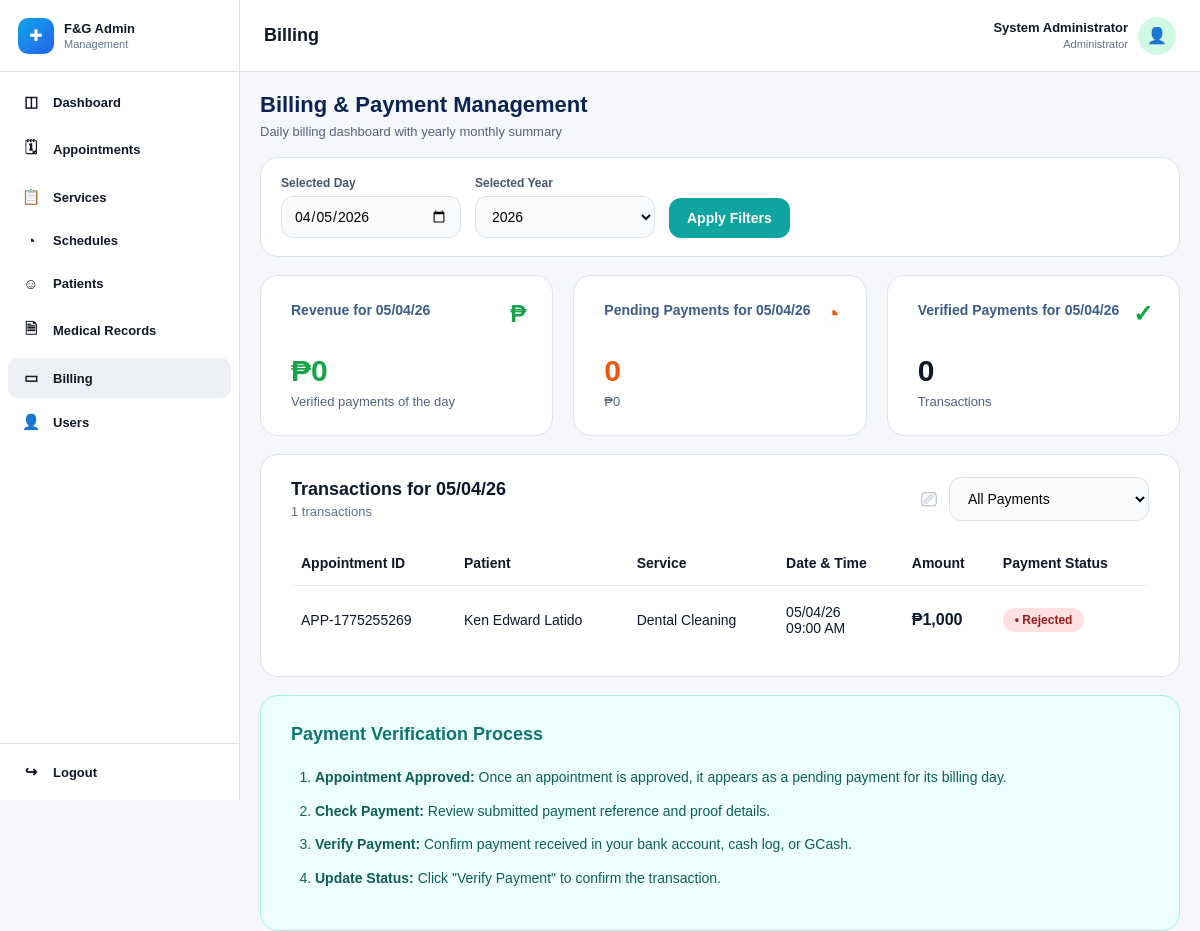
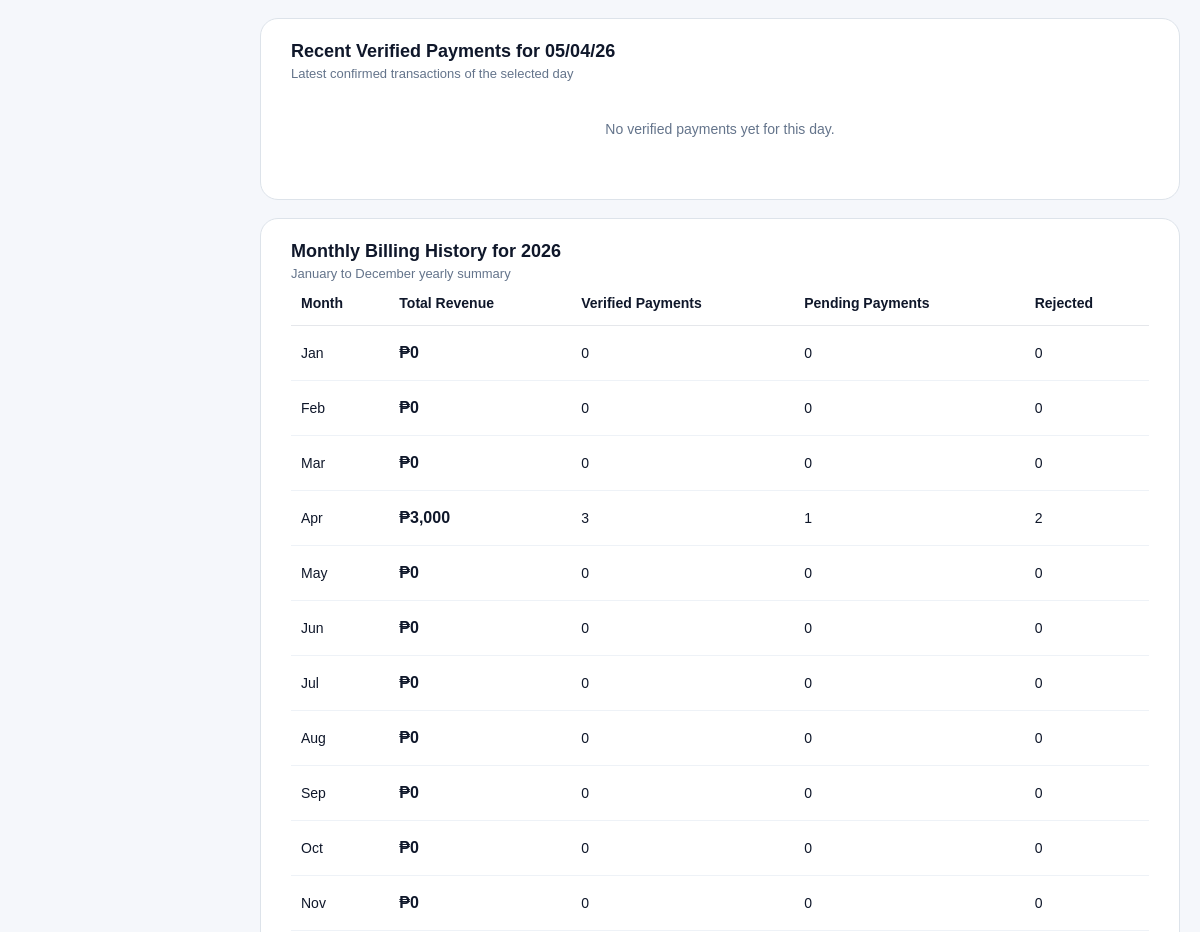
The app's page /admin/manage-billing.php (signed in, upper part), older data (2 pictures, top to bottom).
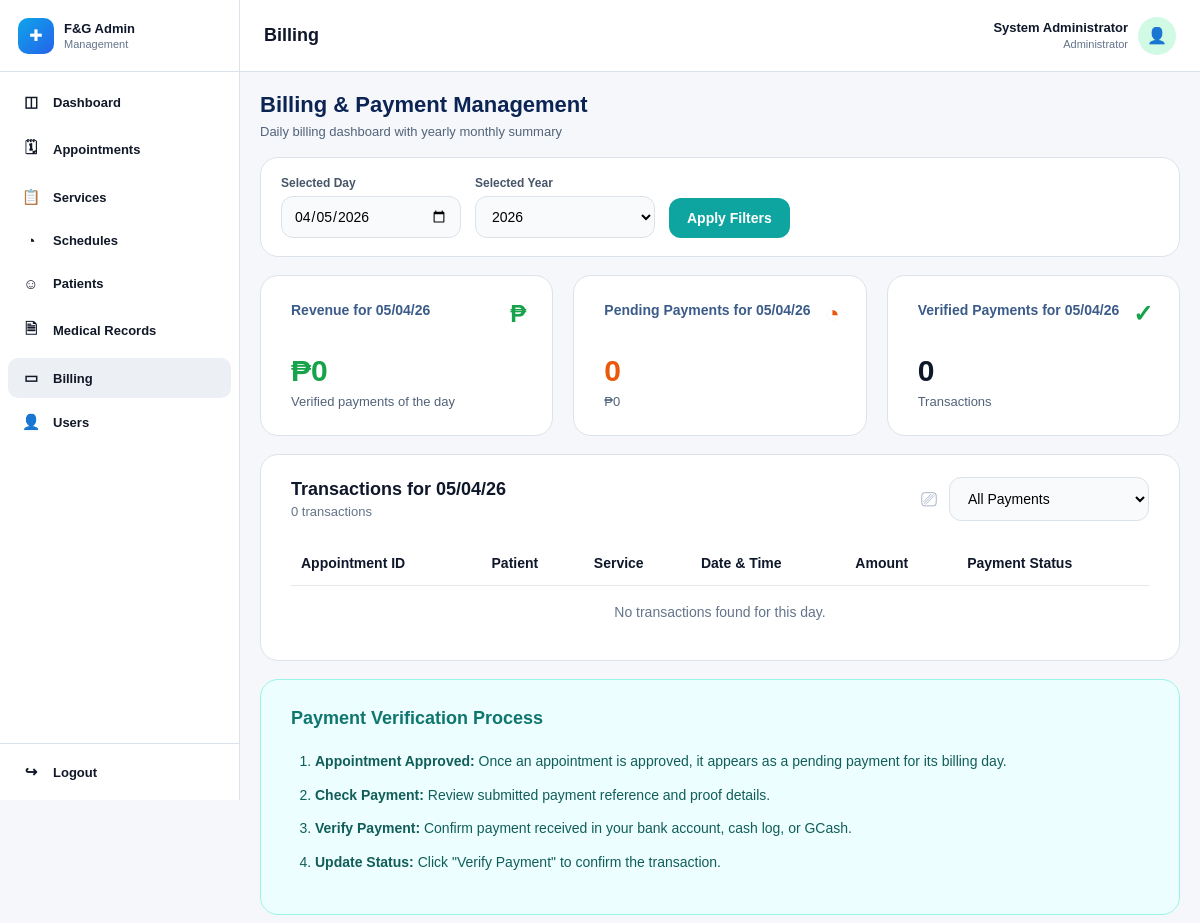
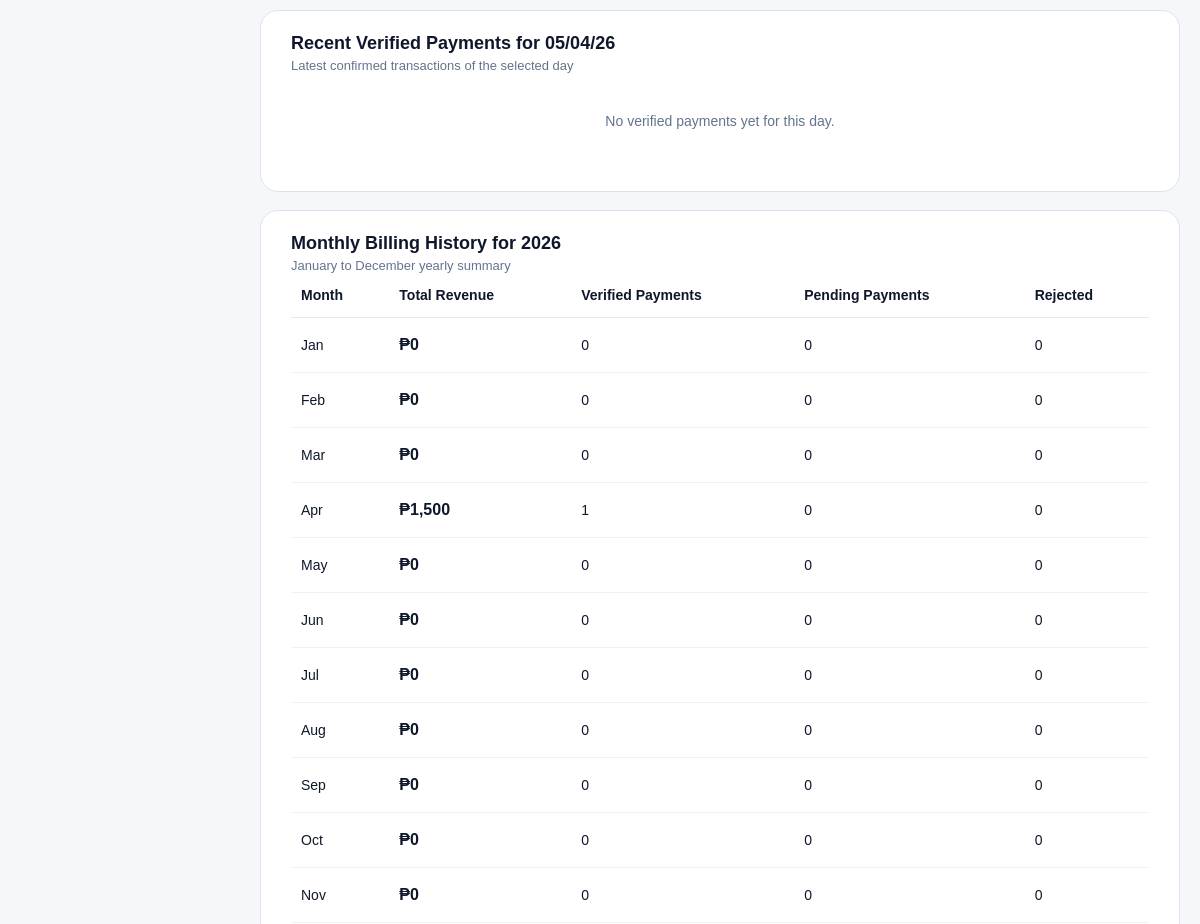
The same page, newer data (2 pictures, top to bottom).
### tables this page shows
CREATE TABLE `appointments` (
  `appointment_id` int(11) NOT NULL,
  `appointment_code` varchar(30) NOT NULL,
  `patient_id` int(11) NOT NULL,
  `service_id` int(11) NOT NULL,
  `dentist_id` int(11) NOT NULL,
  `requested_date` date NOT NULL,
  `requested_start_time` time NOT NULL,
  `requested_end_time` time NOT NULL,
  `final_date` date DEFAULT NULL,
  `final_start_time` time DEFAULT NULL,
  `final_end_time` time DEFAULT NULL,
  `status` enum('pending','approved','rejected','reschedule_requested','rescheduled','cancelled','completed','no_show') NOT NULL DEFAULT 'pending',
  `payment_status` enum('not_required','pending','submitted','verified','rejected') NOT NULL DEFAULT 'pending',
  `approval_notes` text DEFAULT NULL,
  `created_by_patient` int(11) NOT NULL,
  `last_updated_by` int(11) DEFAULT NULL,
  `created_at` timestamp NOT NULL DEFAULT current_timestamp(),
  `updated_at` timestamp NOT NULL DEFAULT current_timestamp() ON UPDATE current_timestamp()
);

CREATE TABLE `services` (
  `service_id` int(11) NOT NULL,
  `service_name` varchar(150) NOT NULL,
  `description` text DEFAULT NULL,
  `image_path` varchar(255) DEFAULT NULL,
  `duration_minutes` int(11) NOT NULL DEFAULT 30,
  `price` decimal(10,2) NOT NULL DEFAULT 0.00,
  `is_active` tinyint(1) NOT NULL DEFAULT 1,
  `created_by` int(11) DEFAULT NULL,
  `created_at` timestamp NOT NULL DEFAULT current_timestamp(),
  `updated_at` timestamp NOT NULL DEFAULT current_timestamp() ON UPDATE current_timestamp()
);

### admin/manage-billing.php (the view, shortened to what the changed rows need)
<?php
require_once '../config/database.php';
function safeDateFormat(?string $date, string $format = 'd/m/y'): string {
    $timestamp = strtotime($date);
    return $timestamp ? date($format, $timestamp) : 'N/A';
}
function moneyFormat($amount): string {
    return '₱' . number_format((float)$amount, 0);
}
function monthLabel(int $month): string {
    return date('M', mktime(0, 0, 0, $month, 1));
}
$selected_date = trim($_GET['selected_date'] ?? date('Y-m-d'));
$selected_year = isset($_GET['selected_year']) ? (int)$_GET['selected_year'] : (int)date('Y');
$transactions = [];
$billing_sql = "
    SELECT
        a.appointment_id,
        a.appointment_code,
        a.status AS appointment_status,
        a.payment_status,
        a.requested_date,
        a.final_date,
        a.requested_start_time,
        a.final_start_time,
        p.payment_id,
        p.amount AS payment_amount,
        p.payment_method,
        p.reference_number,
        p.payment_date,
        p.verification_status,
        p.created_at AS payment_created_at,
        s.service_name,
        s.price AS service_price,
        pp.patient_id,
        pp.first_name AS patient_first_name,
        pp.last_name AS patient_last_name
    FROM appointments a
    LEFT JOIN payments p ON a.appointment_id = p.appointment_id
    LEFT JOIN services s ON a.service_id = s.service_id
    LEFT JOIN patient_profiles pp ON a.patient_id = pp.patient_id
    WHERE a.status IN ('approved', 'completed', 'rejected')
    ORDER BY COALESCE(a.final_date, a.requested_date) DESC, a.appointment_id DESC
";
$billing_result = mysqli_query($conn, $billing_sql);
$total_transactions = 0;
$monthly_summary = [];
for ($m = 1; $m <= 12; $m++) {
    $monthly_summary[$m] = [
        'label' => monthLabel($m),
        'revenue' => 0,
        'payments' => 0,
        'pending' => 0,
        'rejected' => 0
    ];
}
if ($billing_result) {
    while ($row = mysqli_fetch_assoc($billing_result)) {
        $patient_name = trim(($row['patient_first_name'] ?? '') . ' ' . ($row['patient_last_name'] ?? ''));
        $service_name = trim($row['service_name'] ?? '');
        $appointment_status = strtolower(trim($row['appointment_status'] ?? 'pending'));
        $payment_status = strtolower(trim($row['payment_status'] ?? 'pending'));
        $service_price = isset($row['service_price']) ? (float)$row['service_price'] : 0.00;
        $payment_amount = isset($row['payment_amount']) ? (float)$row['payment_amount'] : 0.00;
        $amount = ($payment_amount > 0) ? $payment_amount : $service_price;
        $billing_date = $row['final_date'] ?: $row['requested_date'];
        $billing_time_raw = $row['final_start_time'] ?: $row['requested_start_time'];
        $billing_time = $billing_time_raw ? date('h:i A', strtotime($billing_time_raw)) : 'No time';
        $display_payment_status = $payment_status;
        if ($appointment_status === 'rejected') {
            $display_payment_status = 'rejected';
        }
        $row['patient_name'] = $patient_name;
        $row['service_name'] = $service_name;
        $row['display_date'] = $billing_date;
        $row['display_time'] = $billing_time;
        $row['display_status'] = ucfirst($display_payment_status);
        $row['amount_formatted'] = moneyFormat($amount);
        $row['computed_amount'] = $amount;
        $row['computed_payment_status'] = $display_payment_status;
        $row['appointment_label'] = !empty($row['appointment_code'])
            ? $row['appointment_code']
            : '#' . str_pad((string)$row['appointment_id'], 6, '0', STR_PAD_LEFT);
        if ($billing_date === $selected_date) {
            $transactions[] = $row;
            $total_transactions++;
        }
        if (!empty($billing_date)) {
            $year_of_row = (int)date('Y', strtotime($billing_date));
            $month_of_row = (int)date('n', strtotime($billing_date));
            if ($year_of_row === $selected_year) {
                if ($display_payment_status === 'verified') {
                    $monthly_summary[$month_of_row]['revenue'] += $amount;
                    $monthly_summary[$month_of_row]['payments']++;
                } elseif ($display_payment_status === 'pending') {
                    $monthly_summary[$month_of_row]['pending']++;
                } elseif ($display_payment_status === 'rejected') {
                    $monthly_summary[$month_of_row]['rejected']++;
                }
            }
        }
    }
}
include("../includes/admin-header.php");
include("../includes/admin-sidebar.php");
?>
<div class="main-area">
    <div class="topbar">
        <h1>Billing</h1>
    </div>
    <div class="content">
        <div class="page-top">
            <h2>Billing & Payment Management</h2>
        </div>
        <section class="panel">
            <div class="panel-head">
                <div class="panel-title">
                    <h3>Transactions for <?php echo htmlspecialchars(safeDateFormat($selected_date)); ?></h3>
                    <p><?php echo $total_transactions; ?> transactions</p>
                </div>
            </div>
            <div class="table-wrap">
                <table class="billing-table">
                    <thead>
                        <tr>
                            <th>Appointment ID</th>
                            <th>Patient</th>
                            <th>Service</th>
                            <th>Date &amp; Time</th>
                            <th>Amount</th>
                            <th>Payment Status</th>
                        </tr>
                    </thead>
                    <tbody id="billingTableBody">
                        <?php if (count($transactions) > 0): ?>
                            <?php foreach ($transactions as $transaction): ?>
                                <?php $status = strtolower($transaction['computed_payment_status'] ?? 'pending'); ?>
                                <tr data-status="<?php echo htmlspecialchars($status); ?>">
                                    <td><?php echo htmlspecialchars($transaction['appointment_label']); ?></td>
                                    <td><?php echo htmlspecialchars($transaction['patient_name']); ?></td>
                                    <td><?php echo htmlspecialchars($transaction['service_name']); ?></td>
                                    <td>
                                    <?php echo htmlspecialchars(safeDateFormat($transaction['display_date'], 'd/m/y')); ?><br>
                                    <span class="muted"><?php echo htmlspecialchars($transaction['display_time'] ?? 'No time'); ?></span>
                                    </td>
                                    <td><span class="amount-text"><?php echo htmlspecialchars($transaction['amount_formatted']); ?></span></td>
                                    <td>
                                        <span class="status-pill <?php echo htmlspecialchars($status); ?>">
                                            <?php echo $status === 'verified' ? '✓' : ($status === 'pending' ? '◔' : '•'); ?>
                                            <?php echo htmlspecialchars(ucfirst($status)); ?>
                                        </span>
                                    </td>
                                    </tr>
                            <?php endforeach; ?>
                        <?php else: ?>
                            <tr>
                                <td colspan="7" class="empty-state">No transactions found for this day.</td>
                            </tr>
                        <?php endif; ?>
                    </tbody>
                </table>
            </div>
        </section>
        <section class="panel">
            <div class="table-wrap">
                <table class="history-table">
                    <thead>
                        <tr>
                            <th>Month</th>
                            <th>Total Revenue</th>
                            <th>Verified Payments</th>
                            <th>Pending Payments</th>
                            <th>Rejected</th>
                        </tr>
                    </thead>
                    <tbody>
                        <?php foreach ($monthly_summary as $month => $data): ?>
                            <tr>
                                <td><?php echo htmlspecialchars($data['label']); ?></td>
                                <td><span class="amount-text"><?php echo moneyFormat($data['revenue']); ?></span></td>
                                <td><?php echo (int)$data['payments']; ?></td>
                                <td><?php echo (int)$data['pending']; ?></td>
                                <td><?php echo (int)$data['rejected']; ?></td>
                            </tr>
                        <?php endforeach; ?>
                    </tbody>
                </table>
            </div>
        </section>
        <?php include("../includes/admin-footer.php"); ?>

Row changes from the older to the newer data that the page shows:
removed appointments: appointment_code "APP-1775255269", patient_name "Ken Edward Latido", service.service_name "Dental Cleaning", requested_date "05/04/26", display_time "09:00 AM", amount_formatted "₱1,000", status "Rejected"
Text that changed along with them:
$total_transactions: "1" → "0"
text now shown: "No transactions found for this day."
new list line: "Apr ₱1,500 1 0 0"
list line gone: "Apr ₱3,000 3 1 2"
